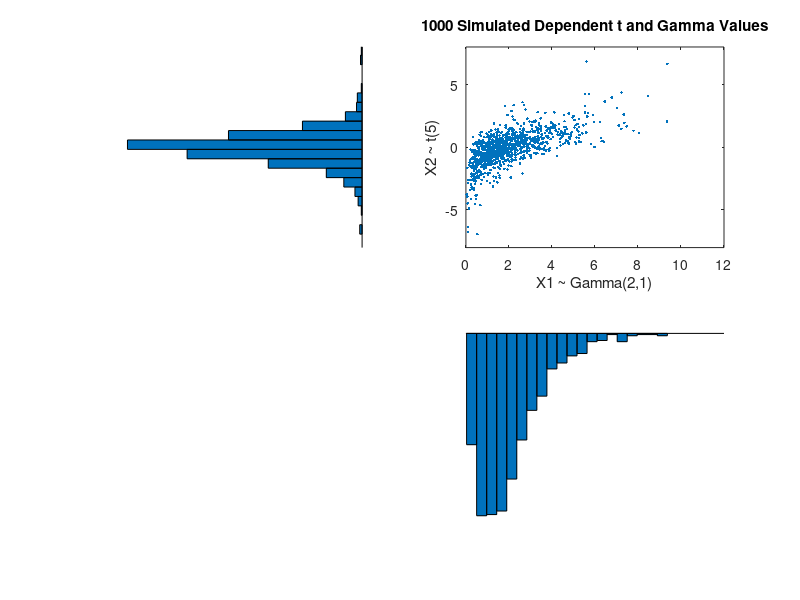

Source code (MATLAB): (Note: this script raises an error after producing the figure.)
%% Simulating Dependent Random Variables Using Copulas
% This example shows how to use copulas to generate data from multivariate
% distributions when there are complicated relationships among the
% variables, or when the individual variables are from different
% distributions.
%
% MATLAB(R) is an ideal tool for running simulations that incorporate
% random inputs or noise. Statistics and Machine Learning Toolbox(TM)
% provides functions to create sequences of random data according to many
% common univariate distributions. The Toolbox also includes a few
% functions to generate random data from multivariate distributions, such
% as the multivariate normal and multivariate t.  However, there is no
% built-in way to generate multivariate distributions for all marginal
% distributions, or in cases where the individual variables are from
% different distributions.
%
% Recently, copulas have become popular in simulation models.  Copulas are
% functions that describe dependencies among variables, and provide a way
% to create distributions to model correlated multivariate data.  Using a
% copula, a data analyst can construct a multivariate distribution by
% specifying marginal univariate distributions, and choosing a particular
% copula to provide a correlation structure between variables.  Bivariate
% distributions, as well as distributions in higher dimensions, are
% possible.  In this example, we discuss how to use copulas to generate
% dependent multivariate random data in MATLAB, using
% Statistics and Machine Learning Toolbox.

%   Copyright 2004-2014 The MathWorks, Inc.



%% Dependence Between Simulation Inputs
% One of the design decisions for a Monte-Carlo simulation is a choice of
% probability distributions for the random inputs.  Selecting a
% distribution for each individual variable is often straightforward, but
% deciding what dependencies should exist between the inputs may not be.
% Ideally, input data to a simulation should reflect what is known about
% dependence among the real quantities being modelled.  However, there
% may be little or no information on which to base any dependence in the
% simulation, and in such cases, it is a good idea to experiment with
% different possibilities, in order to determine the model's sensitivity.
%
% However, it can be difficult to actually generate random inputs with
% dependence when they have distributions that are not from a standard
% multivariate distribution.  Further, some of the standard multivariate
% distributions can model only very limited types of dependence.  It's
% always possible to make the inputs independent, and while that is a
% simple choice, it's not always sensible and can lead to the wrong
% conclusions.
%
% For example, a Monte-Carlo simulation of financial risk might have random
% inputs that represent different sources of insurance losses.  These
% inputs might be modeled as lognormal random variables.  A reasonable
% question to ask is how dependence between these two inputs affects the
% results of the simulation.  Indeed, it might be known from real data that
% the same random conditions affect both sources, and ignoring that in
% the simulation could lead to the wrong conclusions.
%
% Simulation of independent lognormal random variables is trivial.  The
% simplest way would be to use the |lognrnd| function.  Here, we'll use the
% |mvnrnd| function to generate n pairs of independent normal random
% variables, and then exponentiate them.  Notice that the covariance matrix
% used here is diagonal, i.e., independence between the columns of Z.
n = 1000;
sigma = .5;
SigmaInd = sigma.^2 .* [1 0; 0 1]
%%
ZInd = mvnrnd([0 0], SigmaInd, n);
XInd = exp(ZInd);
plot(XInd(:,1),XInd(:,2),'.');
axis equal;
axis([0 5 0 5]);
xlabel('X1');
ylabel('X2');
%%
% Dependent bivariate lognormal r.v.'s are also easy to generate, using a
% covariance matrix with non-zero off-diagonal terms.
rho = .7;
SigmaDep = sigma.^2 .* [1 rho; rho 1]
%%
ZDep = mvnrnd([0 0], SigmaDep, n);
XDep = exp(ZDep);
%%
% A second scatter plot illustrates the difference between these two bivariate
% distributions.
plot(XDep(:,1),XDep(:,2),'.');
axis equal;
axis([0 5 0 5]);
xlabel('X1');
ylabel('X2');

%%
% It's clear that there is more of a tendency in the second dataset for
% large values of X1 to be associated with large values of X2, and
% similarly for small values.  This dependence is determined by the
% correlation parameter, rho, of the underlying bivariate normal.  The
% conclusions drawn from the simulation could well depend on whether or not
% X1 and X2 were generated with dependence or not.

%%
% The bivariate lognormal distribution is a simple solution in this case,
% and of course easily generalizes to higher dimensions and cases where the
% marginal distributions are _different_ lognormals.  Other multivariate
% distributions also exist, for example, the multivariate t and the
% Dirichlet distributions are used to simulate dependent t and beta random
% variables, respectively.  But the list of simple multivariate
% distributions is not long, and they only apply in cases where the
% marginals are all in the same family (or even the exact same
% distributions).  This can be a real limitation in many situations.


%% A More General Method for Constructing Dependent Bivariate Distributions
% Although the above construction that creates a bivariate lognormal is
% simple, it serves to illustrate a method which is more generally
% applicable.  First, we generate pairs of values from a bivariate normal
% distribution.  There is statistical dependence between these two
% variables, and each has a normal marginal distribution. Next, a
% transformation (the exponential function) is applied separately to each
% variable, changing the marginal distributions into lognormals. The
% transformed variables still have a statistical dependence.
%
% If a suitable transformation could be found, this method could be
% generalized to create dependent bivariate random vectors with other
% marginal distributions.  In fact, a general method of constructing such a
% transformation does exist, although not as simple as just exponentiation.
%
% By definition, applying the normal CDF (denoted here by PHI) to a standard
% normal random variable results in a r.v. that is uniform on the
% interval [0, 1].  To see this, if Z has a standard normal distribution,
% then the CDF of U = PHI(Z) is
%
%    Pr{U <= u0} = Pr{PHI(Z) <= u0} = Pr{Z <= PHI^(-1)(u0)} = u0,
%
% and that is the CDF of a U(0,1) r.v.  Histograms of some simulated normal
% and transformed values demonstrate that fact.
n = 1000;
z = normrnd(0,1,n,1);
hist(z,-3.75:.5:3.75);
xlim([-4 4]);
title('1000 Simulated N(0,1) Random Values');
xlabel('Z');
ylabel('Frequency');
%%
u = normcdf(z);
hist(u,.05:.1:.95);
title('1000 Simulated N(0,1) Values Transformed to U(0,1)');
xlabel('U');
ylabel('Frequency');

%%
% Now, borrowing from the theory of univariate random number generation,
% applying the inverse CDF of any distribution F to a U(0,1) random
% variable results in a r.v. whose distribution is exactly F.  This is known
% as the Inversion Method.  The proof is essentially the opposite of the
% above proof for the forward case.  Another histogram illustrates the
% transformation to a gamma distribution.
x = gaminv(u,2,1);
hist(x,.25:.5:9.75);
title('1000 Simulated N(0,1) Values Transformed to Gamma(2,1)');
xlabel('X');
ylabel('Frequency');

%%
% This two-step transformation can be applied to each variable of a
% standard bivariate normal, creating dependent r.v.'s with arbitrary
% marginal distributions.  Because the transformation works on each
% component separately, the two resulting r.v.'s need not even have the
% same marginal distributions.  The transformation is defined as
%
%    Z = [Z1 Z2] ~ N([0 0],[1 rho; rho 1])
%    U = [PHI(Z1) PHI(Z2)]
%    X = [G1(U1) G2(U2)]
%
% where G1 and G2 are inverse CDFs of two possibly different distributions.
% For example, we can generate random vectors from a bivariate distribution
% with t(5) and Gamma(2,1) marginals.
n = 1000;
rho = .7;
Z = mvnrnd([0 0], [1 rho; rho 1], n);
U = normcdf(Z);
X = [gaminv(U(:,1),2,1) tinv(U(:,2),5)];

%%
% This plot has histograms alongside a scatter plot to show both the
% marginal distributions, and the dependence.
[n1,ctr1] = hist(X(:,1),20);
[n2,ctr2] = hist(X(:,2),20);
subplot(2,2,2);
plot(X(:,1),X(:,2),'.');
axis([0 12 -8 8]);
h1 = gca;
title('1000 Simulated Dependent t and Gamma Values');
xlabel('X1 ~ Gamma(2,1)');
ylabel('X2 ~ t(5)');
subplot(2,2,4);
bar(ctr1,-n1,1);
axis([0 12 -max(n1)*1.1 0]);
axis('off');
h2 = gca;
subplot(2,2,1);
barh(ctr2,-n2,1);
axis([-max(n2)*1.1 0 -8 8]);
axis('off');
h3 = gca;
h1.Position = [0.35 0.35 0.55 0.55];
h2.Position = [.35 .1 .55 .15];
h3.Position = [.1 .35 .15 .55];
colormap([.8 .8 1]);


%% Rank Correlation Coefficients
% Dependence between X1 and X2 in this construction is determined by the
% correlation parameter, rho, of the underlying bivariate normal. However,
% it is _not_ true that the linear correlation of X1 and X2 is rho.  For
% example, in the original lognormal case, there is a closed form for that
% correlation:
%
%    cor(X1,X2) = (exp(rho.*sigma.^2) - 1) ./ (exp(sigma.^2) - 1)
%
% which is strictly less than rho unless rho is exactly one.  In more
% general cases, though, such as the Gamma/t construction above, the linear
% correlation between X1 and X2 is difficult or impossible to express in
% terms of rho, but simulations can be used to show that the same effect
% happens.
%
% That's because the linear correlation coefficient expresses the _linear_
% dependence between r.v.'s, and when nonlinear transformations are applied
% to those r.v.'s, linear correlation is not preserved.  Instead, a rank
% correlation coefficient, such as Kendall's tau or Spearman's rho, is more
% appropriate.
%
% Roughly speaking, these rank correlations measure the degree to which
% large or small values of one r.v. associate with large or small values of
% another. However, unlike the linear correlation coefficient, they
% measure the association only in terms of ranks.  As a consequence, the
% rank correlation is preserved under any monotonic transformation.  In
% particular, the transformation method just described preserves the rank
% correlation.  Therefore, knowing the rank correlation of the bivariate
% normal Z exactly determines the rank correlation of the final transformed
% r.v.'s X.  While rho is still needed to parameterize the underlying
% bivariate normal, Kendall's tau or Spearman's rho are more useful in
% describing the dependence between r.v.'s, because they are invariant to the
% choice of marginal distribution.
%
% It turns out that for the bivariate normal, there is a simple 1-1 mapping
% between Kendall's tau or Spearman's rho, and the linear correlation
% coefficient rho:
%
%    tau   = (2/pi)*arcsin(rho)     or   rho = sin(tau*pi/2)
%    rho_s = (6/pi)*arcsin(rho/2)   or   rho = 2*sin(rho_s*pi/6)
subplot(1,1,1);
rho = -1:.01:1;
tau = 2.*asin(rho)./pi;
rho_s = 6.*asin(rho./2)./pi;
plot(rho,tau,'-', rho,rho_s,'-', [-1 1],[-1 1],'k:');
axis([-1 1 -1 1]);
xlabel('rho');
ylabel('Rank correlation coefficient');
legend('Kendall''s tau', 'Spearman''s rho_s', 'location','northwest');

%%
% Thus, it's easy to create the desired rank correlation between X1 and X2,
% regardless of their marginal distributions, by choosing the correct rho
% parameter value for the linear correlation between Z1 and Z2.
%
% Notice that for the multivariate normal distribution, Spearman's rank
% correlation is almost identical to the linear correlation.  However, this
% is not true once we transform to the final random variables.


%% Copulas
% The first step of the construction described above defines what is known
% as a copula, specifically, a Gaussian copula.  A bivariate copula is
% simply a probability distribution on two random variables, each of whose
% marginal distributions is uniform.  These two variables may be completely
% independent, deterministically related (e.g., U2 = U1), or anything in
% between.  The family of bivariate Gaussian copulas is parameterized by
% Rho = [1 rho; rho 1], the linear correlation matrix.  U1 and U2 approach
% linear dependence as rho approaches +/- 1, and approach complete
% independence as rho approaches zero.
%
% Scatter plots of some simulated random values for various levels of rho
% illustrate the range of different possibilities for Gaussian copulas:
n = 500;
Z = mvnrnd([0 0], [1 .8; .8 1], n);
U = normcdf(Z,0,1);
subplot(2,2,1);
plot(U(:,1),U(:,2),'.');
title('rho = 0.8');
xlabel('U1');
ylabel('U2');
Z = mvnrnd([0 0], [1 .1; .1 1], n);
U = normcdf(Z,0,1);
subplot(2,2,2);
plot(U(:,1),U(:,2),'.');
title('rho = 0.1');
xlabel('U1');
ylabel('U2');
Z = mvnrnd([0 0], [1 -.1; -.1 1], n);
U = normcdf(Z,0,1);
subplot(2,2,3);
plot(U(:,1),U(:,2),'.');
title('rho = -0.1');
xlabel('U1');
ylabel('U2');
Z = mvnrnd([0 0], [1 -.8; -.8 1], n);
U = normcdf(Z,0,1);
subplot(2,2,4);
plot(U(:,1),U(:,2),'.');
title('rho = -0.8');
xlabel('U1');
ylabel('U2');

%%
% The dependence between U1 and U2 is completely separate from the marginal
% distributions of X1 = G(U1) and X2 = G(U2).  X1 and X2 can be given _any_
% marginal distributions, and still have the same rank correlation.
% This is one of the main appeals of copulas -- they allow this separate
% specification of dependence and marginal distribution.


%% t Copulas
% A different family of copulas can be constructed by starting from a
% bivariate t distribution, and transforming using the corresponding t CDF.
% The bivariate t distribution is parameterized with Rho, the linear
% correlation matrix, and nu, the degrees of freedom.  Thus, for example,
% we can speak of a t(1) or a t(5) copula, based on the multivariate t with
% one and five degrees of freedom, respectively.
%
% Scatter plots of some simulated random values for various levels of rho
% illustrate the range of different possibilities for t(1) copulas:
n = 500;
nu = 1;
T = mvtrnd([1 .8; .8 1], nu, n);
U = tcdf(T,nu);
subplot(2,2,1);
plot(U(:,1),U(:,2),'.');
title('rho = 0.8');
xlabel('U1');
ylabel('U2');
T = mvtrnd([1 .1; .1 1], nu, n);
U = tcdf(T,nu);
subplot(2,2,2);
plot(U(:,1),U(:,2),'.');
title('rho = 0.1');
xlabel('U1');
ylabel('U2');
T = mvtrnd([1 -.1; -.1 1], nu, n);
U = tcdf(T,nu);
subplot(2,2,3);
plot(U(:,1),U(:,2),'.');
title('rho = -0.1');
xlabel('U1');
ylabel('U2');
T = mvtrnd([1 -.8; -.8 1], nu, n);
U = tcdf(T,nu);
subplot(2,2,4);
plot(U(:,1),U(:,2),'.');
title('rho = -0.8');
xlabel('U1');
ylabel('U2');

%%
% A t copula has uniform marginal distributions for U1 and U2, just as a
% Gaussian copula does.  The rank correlation tau or rho_s between
% components in a t copula is also the same function of rho as for a
% Gaussian.  However, as these plots demonstrate, a t(1) copula differs
% quite a bit from a Gaussian copula, even when their components have the
% same rank correlation.  The difference is in their dependence structure.
% Not surprisingly, as the degrees of freedom parameter nu is made larger,
% a t(nu) copula approaches the corresponding Gaussian copula.
%
% As with a Gaussian copula, any marginal distributions can be imposed over
% a t copula.  For example, using a t copula with 1 degree of freedom, we
% can again generate random vectors from a bivariate distribution with
% Gam(2,1) and t(5) marginals:
subplot(1,1,1);
n = 1000;
rho = .7;
nu = 1;
T = mvtrnd([1 rho; rho 1], nu, n);
U = tcdf(T,nu);
X = [gaminv(U(:,1),2,1) tinv(U(:,2),5)];

[n1,ctr1] = hist(X(:,1),20);
[n2,ctr2] = hist(X(:,2),20);
subplot(2,2,2);
plot(X(:,1),X(:,2),'.');
axis([0 15 -10 10]);
h1 = gca;
title('1000 Simulated Dependent t and Gamma Values');
xlabel('X1 ~ Gamma(2,1)');
ylabel('X2 ~ t(5)');
subplot(2,2,4);
bar(ctr1,-n1,1);
axis([0 15 -max(n1)*1.1 0]);
axis('off');
h2 = gca;
subplot(2,2,1);
barh(ctr2,-n2,1);
axis([-max(n2)*1.1 0 -10 10]);
axis('off');
h3 = gca;
h1.Position = [0.35 0.35 0.55 0.55];
h2.Position = [.35 .1 .55 .15];
h3.Position = [.1 .35 .15 .55];
colormap([.8 .8 1]);

%%
% Compared to the bivariate Gamma/t distribution constructed earlier, which
% was based on a Gaussian copula, the distribution constructed here, based
% on a t(1) copula, has the same marginal distributions and the same rank
% correlation between variables, but a very different dependence structure.
% This illustrates the fact that multivariate distributions are not
% uniquely defined by their marginal distributions, or by their
% correlations.  The choice of a particular copula in an application may be
% based on actual observed data, or different copulas may be used as a way
% of determining the sensitivity of simulation results to the input
% distribution.


%% Higher-Order Copulas
% The Gaussian and t copulas are known as elliptical copulas.  It's easy to
% generalize elliptical copulas to a higher number of dimensions.  For
% example, we can simulate data from a trivariate distribution with Gamma(2,1),
% Beta(2,2), and t(5) marginals using a Gaussian copula as follows.
subplot(1,1,1);
n = 1000;
Rho = [1 .4 .2; .4 1 -.8; .2 -.8 1];
Z = mvnrnd([0 0 0], Rho, n);
U = normcdf(Z,0,1);
X = [gaminv(U(:,1),2,1) betainv(U(:,2),2,2) tinv(U(:,3),5)];
plot3(X(:,1),X(:,2),X(:,3),'.');
grid on;
view([-55, 15]);
xlabel('U1');
ylabel('U2');
zlabel('U3');

%%
% Notice that the relationship between the linear correlation parameter rho
% and, for example, Kendall's tau, holds for each entry in the correlation
% matrix Rho used here.  We can verify that the sample rank correlations of
% the data are approximately equal to the theoretical values.
tauTheoretical = 2.*asin(Rho)./pi
%%
tauSample = corr(X, 'type','Kendall')


%% Copulas and Empirical Marginal Distributions
% To simulate dependent multivariate data using a copula, we have seen that
% we need to specify
%
%    1) the copula family (and any shape parameters),
%    2) the rank correlations among variables, and
%    3) the marginal distributions for each variable
%
% Suppose we have two sets of stock return data, and we would like to run a
% Monte Carlo simulation with inputs that follow the same distributions as
% our data.
load stockreturns
nobs = size(stocks,1);
subplot(2,1,1);
hist(stocks(:,1),10);
xlabel('X1');
ylabel('Frequency');
subplot(2,1,2);
hist(stocks(:,2),10);
xlabel('X2');
ylabel('Frequency');

%%
% (These two data vectors have the same length, but that is not crucial.)
%
% We could fit a parametric model separately to each dataset, and use those
% estimates as our marginal distributions.  However, a parametric model may
% not be sufficiently flexible.  Instead, we can use an empirical model
% for the marginal distributions.  We only need a way to compute the
% inverse CDF.
%
% The empirical inverse CDF for these datasets is just a stair function,
% with steps at the values 1/nobs, 2/nobs, ... 1.  The step heights are
% simply the sorted data.
invCDF1 = sort(stocks(:,1));
n1 = length(stocks(:,1));
invCDF2 = sort(stocks(:,2));
n2 = length(stocks(:,2));
subplot(1,1,1);
stairs((1:nobs)/nobs, invCDF1,'b');
hold on;
stairs((1:nobs)/nobs, invCDF2,'r');
hold off;
legend('X1','X2');
xlabel('Cumulative Probability');
ylabel('X');

%%
% For the simulation, we might want to experiment with different copulas
% and correlations.  Here, we'll use a bivariate t(5) copula with a fairly
% large negative correlation parameter.
n = 1000;
rho = -.8;
nu = 5;
T = mvtrnd([1 rho; rho 1], nu, n);
U = tcdf(T,nu);
X = [invCDF1(ceil(n1*U(:,1))) invCDF2(ceil(n2*U(:,2)))];

[n1,ctr1] = hist(X(:,1),10);
[n2,ctr2] = hist(X(:,2),10);
subplot(2,2,2);
plot(X(:,1),X(:,2),'.');
axis([-3.5 3.5 -3.5 3.5]);
h1 = gca;
title('1000 Simulated Dependent Values');
xlabel('X1');
ylabel('X2');
subplot(2,2,4);
bar(ctr1,-n1,1);
axis([-3.5 3.5 -max(n1)*1.1 0]);
axis('off');
h2 = gca;
subplot(2,2,1);
barh(ctr2,-n2,1);
axis([-max(n2)*1.1 0 -3.5 3.5]);
axis('off');
h3 = gca;
h1.Position = [0.35 0.35 0.55 0.55];
h2.Position = [.35 .1 .55 .15];
h3.Position = [.1 .35 .15 .55];
colormap([.8 .8 1]);

%%
% The marginal histograms of the simulated data closely match those of the
% original data, and would become identical as we simulate more pairs of
% values.  Notice that the values are drawn from the original data, and
% because there are only 100 observations in each dataset, the simulated
% data are somewhat "discrete".  One way to overcome this would be to
% add a small amount of random variation, possibly normally distributed, to
% the final simulated values.  This is equivalent to using a smoothed
% version of the empirical inverse CDF.
